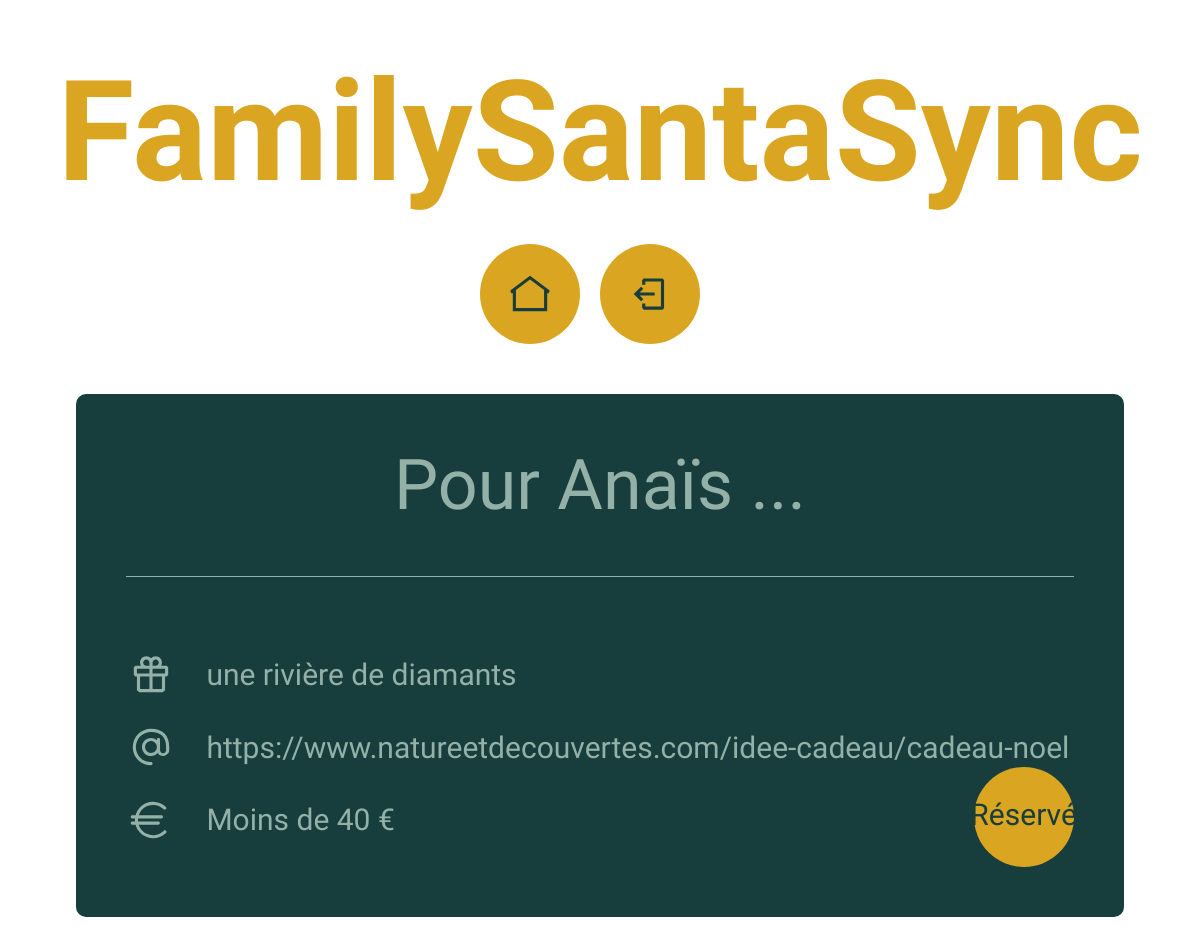
The app's page /presentdetail/1 (signed in) with its own data.
### authentication/models.py (models this page shows)
class Member(models.Model):
    id = models.AutoField(primary_key=True)
    name = models.CharField(max_length=100)
    family = models.ForeignKey(Family, on_delete=models.CASCADE)
    def __str__(self):
        return self.name

### presents/models.py (models this page shows, shortened)
class Gift(models.Model):
    class Price(models.TextChoices):
        PRICE1 = "Moins de 40 €"
        PRICE2 = "Entre 40 et 100 €"
        PRICE3 = "Plus de 100€"
    id = models.AutoField(primary_key=True)
    member = models.ForeignKey(Member, on_delete=models.CASCADE)
    family = models.ForeignKey(Family, on_delete=models.CASCADE)
    name = models.CharField(max_length=100)
    link = models.URLField(null=True, blank=True)
    price = models.CharField(choices=Price.choices, max_length=20)

### presents/views.py (the view)
# urls.py: path('presentdetail/<int:present_id>', presents.views.present_detail, name='present-detail'),
def present_detail(request, present_id):
    my_present = Gift.objects.get(id=present_id)
    present = get_object_or_404(Gift, id=present_id)
    if request.method == 'POST':
        change_present_form = forms.ModifyGiftForm(request.POST, instance=present)
        if change_present_form.is_valid():
            change_present_form.save()
            return redirect("present-detail", present_id)
        else:
            message = "Erreur dans le formulaire. Veuillez vérifier les données saisies."
    else:
        change_present_form = forms.ModifyGiftForm(instance=present)
        message = ""
    try:
        gift = Purchase.objects.get(gift=present_id)
        is_booked = True
    except Purchase.DoesNotExist:
        is_booked = False
    is_mine = str(my_present.member) == request.session['member']
    return render(request, 'present_detail.html', {'present': my_present, 'change_present_form': change_present_form, 'member_id': request.session['member_id'], 'is_mine': is_mine, 'message': message, 'is_booked': is_booked, 'member': my_present.member})

### presents/templates/present_detail.html (shortened to what this page needs)
{% extends 'base.html' %}
{% block content %}
    <div class="single_present">
        {% if is_mine == True %}
            <p class="single_present_title">Pour moi ...</p>
        {% else %}
            <p class="single_present_title">Pour {{member}} ...</p>
        {% endif %}
        <div class="gift_presentation">
            <img src="../../authentication/static/gift-light.svg"/>
            <p>{{present.name}}</p>
        </div>
        <div class="gift_presentation">
            <img src="../../authentication/static/at.svg"/>
            <a href="{{present.link}}" target="_blank">{{present.link}}</a>
        </div>
        <div class="gift_presentation">
            <img src="../../authentication/static/euro.svg"/>
            <p>{{present.price}}</p>
        </div>
        {% if is_mine == False %}
            {% if is_booked != True %}
            <div class="book">
                <img src="../../authentication/static/santa.svg"/>
                <a href="{% url 'purchase-present' present.id member_id %}"><p>Je réserve ce cadeau</p></a>
            </div>
            {% else %}
            <div class="booked">
                <p>Réservé</p>
            </div>
            {% endif %}
        {% endif %}
    </div>
{% endblock content %}

### authentication/static/styles.css (style rules this page uses)
body { background-image: url('./christmas_tree.jpg'); background-attachment: fixed; background-size: cover; background-repeat: no-repeat; }
p { font-family: 'Abel', sans-serif; color: #040D12; font-size: 30px; }
body { padding-bottom: 80px; position:relative; }
.single_present { width: 80%; margin: 50px auto; padding: 50px; background-color: #183D3D; border-radius: 10px; position: relative; }
.single_present_title { color: #93B1A6; font-family: 'Clicker Script', cursive; font-size: 70px; text-align: center; padding: 0 0 50px 0; border-bottom: solid 1px #93B1A6; margin-top: 0; margin-bottom: 50px; }
.gift_presentation { display: flex; flex-direction: row; justify-content: left; align-items: center; gap: 30px; }
.gift_presentation img { width: 50px; height: 50px }
.gift_presentation p, .gift_presentation a { font-family: 'Abel', sans-serif; color: #93B1A6; font-size: 30px; text-decoration: none; }
.booked { display: flex; justify-content: center; background-color: #daa520; width: 100px; height: 100px; border-radius: 50%; position: absolute; bottom: 50px; right: 50px; }
.booked p { font-family: 'Abel', sans-serif; color: #183D3D; font-size: 30px; }

### records on screen
Member: name "Anaïs"
Gift: name "une rivière de diamants", link "https://www.natureetdecouvertes.com/idee-cadeau/cadeau-noel", price "Moins de 40 €"
